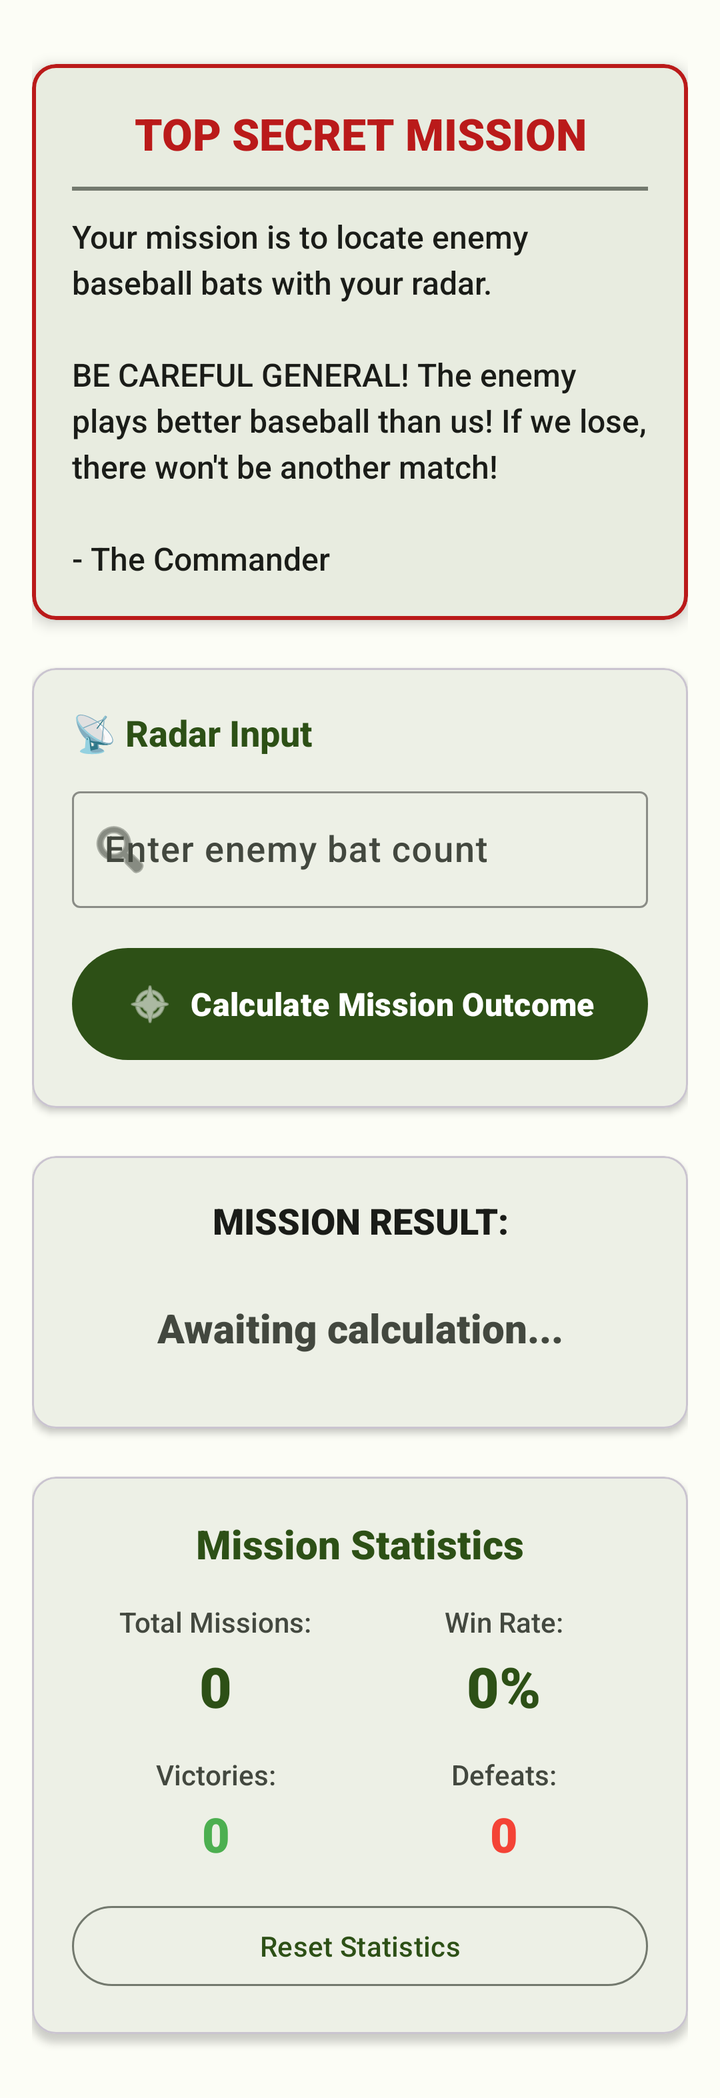
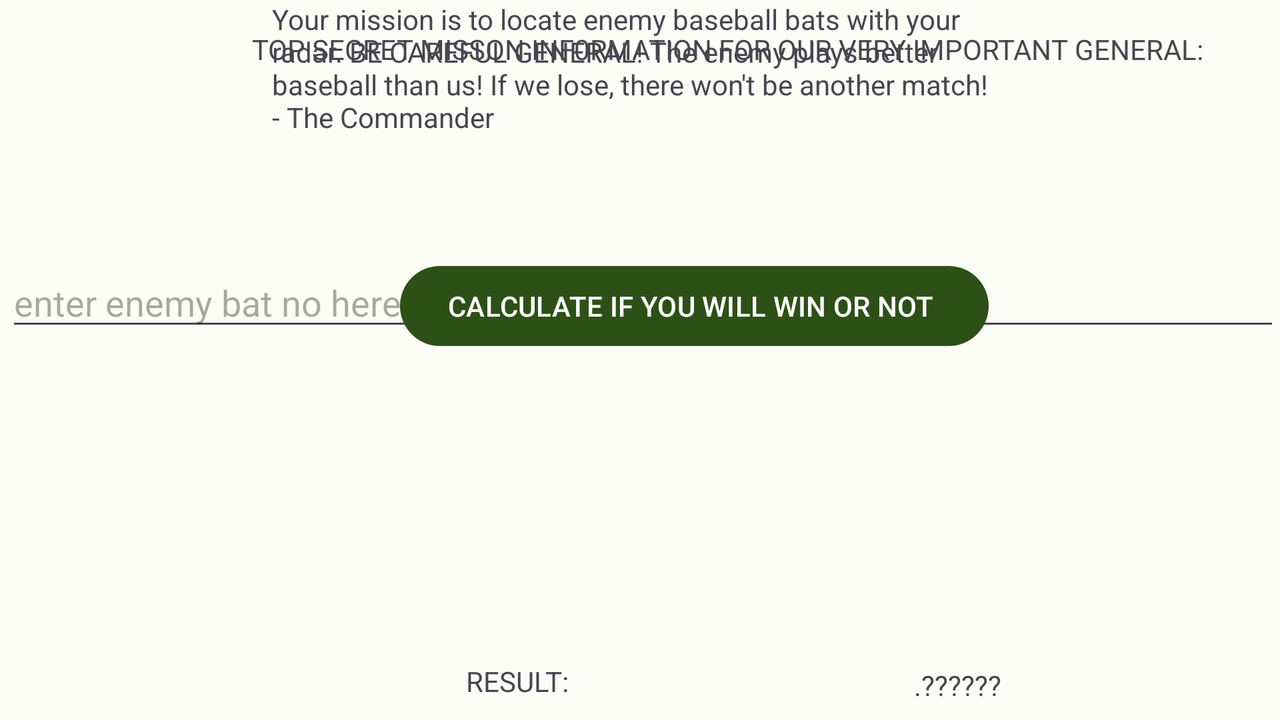

One screen, two layout resources from the same app: the default and the repository's alternative for another configuration. Each is rendered where Android would select it; the XML of both is given below.
<!-- AndroidManifest.xml: application theme Theme.General -->
<!-- res/layout/activity_main2.xml -->
<?xml version="1.0" encoding="utf-8"?>
<ScrollView xmlns:android="http://schemas.android.com/apk/res/android"
    xmlns:app="http://schemas.android.com/apk/res-auto"
    xmlns:tools="http://schemas.android.com/tools"
    android:layout_width="match_parent"
    android:layout_height="match_parent"
    android:background="?attr/colorSurface"
    android:fillViewport="true"
    tools:context=".MainActivity2">

    <androidx.constraintlayout.widget.ConstraintLayout
        android:layout_width="match_parent"
        android:layout_height="wrap_content"
        android:padding="16dp">

        <com.google.android.material.card.MaterialCardView
            android:id="@+id/missionCard"
            android:layout_width="0dp"
            android:layout_height="wrap_content"
            android:layout_marginTop="16dp"
            app:cardCornerRadius="12dp"
            app:cardElevation="4dp"
            app:layout_constraintEnd_toEndOf="parent"
            app:layout_constraintStart_toStartOf="parent"
            app:layout_constraintTop_toTopOf="parent"
            app:strokeColor="?attr/colorError"
            app:strokeWidth="2dp">

            <LinearLayout
                android:layout_width="match_parent"
                android:layout_height="wrap_content"
                android:orientation="vertical"
                android:padding="20dp">

                <TextView
                    android:id="@+id/missionTitle"
                    android:layout_width="match_parent"
                    android:layout_height="wrap_content"
                    android:fontFamily="sans-serif-black"
                    android:text="@string/mission_title"
                    android:textAlignment="center"
                    android:textColor="?attr/colorError"
                    android:textSize="22sp"
                    android:textStyle="bold" />

                <View
                    android:layout_width="match_parent"
                    android:layout_height="2dp"
                    android:layout_marginTop="12dp"
                    android:layout_marginBottom="12dp"
                    android:background="?attr/colorOutline" />

                <TextView
                    android:id="@+id/missionBriefing"
                    android:layout_width="match_parent"
                    android:layout_height="wrap_content"
                    android:fontFamily="sans-serif-medium"
                    android:lineSpacingExtra="4dp"
                    android:text="@string/mission_briefing"
                    android:textColor="?attr/colorOnSurface"
                    android:textSize="16sp" />
            </LinearLayout>
        </com.google.android.material.card.MaterialCardView>

        <com.google.android.material.card.MaterialCardView
            android:id="@+id/inputCard"
            android:layout_width="0dp"
            android:layout_height="wrap_content"
            android:layout_marginTop="24dp"
            app:cardCornerRadius="12dp"
            app:cardElevation="2dp"
            app:layout_constraintEnd_toEndOf="parent"
            app:layout_constraintStart_toStartOf="parent"
            app:layout_constraintTop_toBottomOf="@+id/missionCard">

            <LinearLayout
                android:layout_width="match_parent"
                android:layout_height="wrap_content"
                android:orientation="vertical"
                android:padding="20dp">

                <TextView
                    android:layout_width="match_parent"
                    android:layout_height="wrap_content"
                    android:fontFamily="sans-serif-medium"
                    android:text="📡 Radar Input"
                    android:textColor="?attr/colorPrimary"
                    android:textSize="18sp"
                    android:textStyle="bold" />

                <com.google.android.material.textfield.TextInputLayout
                    android:id="@+id/inputLayout"
                    style="@style/Widget.Material3.TextInputLayout.OutlinedBox"
                    android:layout_width="match_parent"
                    android:layout_height="wrap_content"
                    android:layout_marginTop="12dp"
                    android:hint="@string/input_hint"
                    app:boxStrokeColor="?attr/colorPrimary"
                    app:endIconMode="clear_text"
                    app:startIconDrawable="@android:drawable/ic_menu_search">

                    <com.google.android.material.textfield.TextInputEditText
                        android:id="@+id/inputNumber"
                        android:layout_width="match_parent"
                        android:layout_height="wrap_content"
                        android:fontFamily="sans-serif-medium"
                        android:inputType="number"
                        android:textSize="18sp" />
                </com.google.android.material.textfield.TextInputLayout>

                <com.google.android.material.button.MaterialButton
                    android:id="@+id/calculateButton"
                    android:layout_width="match_parent"
                    android:layout_height="64dp"
                    android:layout_marginTop="16dp"
                    android:fontFamily="sans-serif-black"
                    android:text="@string/calculate_button"
                    android:textSize="16sp"
                    app:cornerRadius="32dp"
                    app:icon="@android:drawable/ic_menu_compass"
                    app:iconGravity="textStart"
                    app:iconSize="24dp" />
            </LinearLayout>
        </com.google.android.material.card.MaterialCardView>

        <com.google.android.material.card.MaterialCardView
            android:id="@+id/resultCard"
            android:layout_width="0dp"
            android:layout_height="wrap_content"
            android:layout_marginTop="24dp"
            app:cardCornerRadius="12dp"
            app:cardElevation="2dp"
            app:layout_constraintEnd_toEndOf="parent"
            app:layout_constraintStart_toStartOf="parent"
            app:layout_constraintTop_toBottomOf="@+id/inputCard">

            <LinearLayout
                android:layout_width="match_parent"
                android:layout_height="wrap_content"
                android:orientation="vertical"
                android:padding="20dp">

                <TextView
                    android:id="@+id/resultLabel"
                    android:layout_width="match_parent"
                    android:layout_height="wrap_content"
                    android:fontFamily="sans-serif-black"
                    android:text="@string/result_label"
                    android:textAlignment="center"
                    android:textColor="?attr/colorOnSurface"
                    android:textSize="18sp"
                    android:textStyle="bold" />

                <TextView
                    android:id="@+id/resultText"
                    android:layout_width="match_parent"
                    android:layout_height="wrap_content"
                    android:layout_marginTop="12dp"
                    android:fontFamily="sans-serif-black"
                    android:minHeight="60dp"
                    android:padding="16dp"
                    android:text="@string/result_placeholder"
                    android:textAlignment="center"
                    android:textColor="?attr/colorOnSurfaceVariant"
                    android:textSize="20sp"
                    android:textStyle="bold" />
            </LinearLayout>
        </com.google.android.material.card.MaterialCardView>

        <com.google.android.material.card.MaterialCardView
            android:id="@+id/statsCard"
            android:layout_width="0dp"
            android:layout_height="wrap_content"
            android:layout_marginTop="24dp"
            android:layout_marginBottom="16dp"
            app:cardCornerRadius="12dp"
            app:cardElevation="2dp"
            app:layout_constraintBottom_toBottomOf="parent"
            app:layout_constraintEnd_toEndOf="parent"
            app:layout_constraintStart_toStartOf="parent"
            app:layout_constraintTop_toBottomOf="@+id/resultCard">

            <LinearLayout
                android:layout_width="match_parent"
                android:layout_height="wrap_content"
                android:orientation="vertical"
                android:padding="20dp">

                <TextView
                    android:layout_width="match_parent"
                    android:layout_height="wrap_content"
                    android:fontFamily="sans-serif-black"
                    android:text="@string/statistics_title"
                    android:textAlignment="center"
                    android:textColor="?attr/colorPrimary"
                    android:textSize="20sp"
                    android:textStyle="bold" />

                <LinearLayout
                    android:layout_width="match_parent"
                    android:layout_height="wrap_content"
                    android:layout_marginTop="16dp"
                    android:orientation="horizontal"
                    android:weightSum="2">

                    <LinearLayout
                        android:layout_width="0dp"
                        android:layout_height="wrap_content"
                        android:layout_weight="1"
                        android:gravity="center"
                        android:orientation="vertical">

                        <TextView
                            android:layout_width="wrap_content"
                            android:layout_height="wrap_content"
                            android:fontFamily="sans-serif-medium"
                            android:text="@string/total_missions"
                            android:textColor="?attr/colorOnSurfaceVariant"
                            android:textSize="14sp" />

                        <TextView
                            android:id="@+id/totalMissions"
                            android:layout_width="wrap_content"
                            android:layout_height="wrap_content"
                            android:layout_marginTop="4dp"
                            android:fontFamily="sans-serif-black"
                            android:text="0"
                            android:textColor="?attr/colorPrimary"
                            android:textSize="28sp"
                            android:textStyle="bold" />
                    </LinearLayout>

                    <LinearLayout
                        android:layout_width="0dp"
                        android:layout_height="wrap_content"
                        android:layout_weight="1"
                        android:gravity="center"
                        android:orientation="vertical">

                        <TextView
                            android:layout_width="wrap_content"
                            android:layout_height="wrap_content"
                            android:fontFamily="sans-serif-medium"
                            android:text="@string/win_rate"
                            android:textColor="?attr/colorOnSurfaceVariant"
                            android:textSize="14sp" />

                        <TextView
                            android:id="@+id/winRate"
                            android:layout_width="wrap_content"
                            android:layout_height="wrap_content"
                            android:layout_marginTop="4dp"
                            android:fontFamily="sans-serif-black"
                            android:text="0%"
                            android:textColor="?attr/colorPrimary"
                            android:textSize="28sp"
                            android:textStyle="bold" />
                    </LinearLayout>
                </LinearLayout>

                <LinearLayout
                    android:layout_width="match_parent"
                    android:layout_height="wrap_content"
                    android:layout_marginTop="16dp"
                    android:orientation="horizontal"
                    android:weightSum="2">

                    <LinearLayout
                        android:layout_width="0dp"
                        android:layout_height="wrap_content"
                        android:layout_weight="1"
                        android:gravity="center"
                        android:orientation="vertical">

                        <TextView
                            android:layout_width="wrap_content"
                            android:layout_height="wrap_content"
                            android:fontFamily="sans-serif-medium"
                            android:text="@string/victories"
                            android:textColor="?attr/colorOnSurfaceVariant"
                            android:textSize="14sp" />

                        <TextView
                            android:id="@+id/victories"
                            android:layout_width="wrap_content"
                            android:layout_height="wrap_content"
                            android:layout_marginTop="4dp"
                            android:fontFamily="sans-serif-black"
                            android:text="0"
                            android:textColor="@color/success_green"
                            android:textSize="24sp"
                            android:textStyle="bold" />
                    </LinearLayout>

                    <LinearLayout
                        android:layout_width="0dp"
                        android:layout_height="wrap_content"
                        android:layout_weight="1"
                        android:gravity="center"
                        android:orientation="vertical">

                        <TextView
                            android:layout_width="wrap_content"
                            android:layout_height="wrap_content"
                            android:fontFamily="sans-serif-medium"
                            android:text="@string/defeats"
                            android:textColor="?attr/colorOnSurfaceVariant"
                            android:textSize="14sp" />

                        <TextView
                            android:id="@+id/defeats"
                            android:layout_width="wrap_content"
                            android:layout_height="wrap_content"
                            android:layout_marginTop="4dp"
                            android:fontFamily="sans-serif-black"
                            android:text="0"
                            android:textColor="@color/warning_red"
                            android:textSize="24sp"
                            android:textStyle="bold" />
                    </LinearLayout>
                </LinearLayout>

                <com.google.android.material.button.MaterialButton
                    android:id="@+id/resetStatsButton"
                    style="@style/Widget.Material3.Button.OutlinedButton"
                    android:layout_width="match_parent"
                    android:layout_height="wrap_content"
                    android:layout_marginTop="16dp"
                    android:fontFamily="sans-serif-medium"
                    android:text="@string/reset_stats"
                    android:textSize="14sp"
                    app:cornerRadius="20dp" />
            </LinearLayout>
        </com.google.android.material.card.MaterialCardView>

    </androidx.constraintlayout.widget.ConstraintLayout>
</ScrollView>
<!-- resources referenced by this layout -->
<resources>
  <color name="success_green">#4CAF50</color>
  <color name="warning_red">#F44336</color>
  <string name="calculate_button">Calculate Mission Outcome</string>
  <string name="defeats">Defeats:</string>
  <string name="input_hint">Enter enemy bat count</string>
  <string name="mission_briefing">Your mission is to locate enemy baseball bats with your radar.\n\nBE CAREFUL GENERAL! The enemy plays better baseball than us! If we lose, there won\'t be another match!\n\n- The Commander</string>
  <string name="mission_title">TOP SECRET MISSION</string>
  <string name="reset_stats">Reset Statistics</string>
  <string name="result_label">MISSION RESULT:</string>
  <string name="result_placeholder">Awaiting calculation...</string>
  <string name="statistics_title">Mission Statistics</string>
  <string name="total_missions">Total Missions:</string>
  <string name="victories">Victories:</string>
  <string name="win_rate">Win Rate:</string>
  <color name="md_theme_light_primary">#2D5016</color>
  <color name="md_theme_light_onPrimary">#FFFFFF</color>
  <color name="md_theme_light_primaryContainer">#AED98E</color>
  <color name="md_theme_light_onPrimaryContainer">#002200</color>
  <color name="md_theme_light_secondary">#55624C</color>
  <color name="md_theme_light_onSecondary">#FFFFFF</color>
  <color name="md_theme_light_secondaryContainer">#D8E7CB</color>
  <color name="md_theme_light_onSecondaryContainer">#131F0D</color>
  <color name="md_theme_light_tertiary">#386666</color>
  <color name="md_theme_light_onTertiary">#FFFFFF</color>
  <color name="md_theme_light_tertiaryContainer">#BCEBEB</color>
  <color name="md_theme_light_onTertiaryContainer">#002020</color>
  <color name="md_theme_light_error">#BA1A1A</color>
  <color name="md_theme_light_errorContainer">#FFDAD6</color>
  <color name="md_theme_light_onError">#FFFFFF</color>
  <color name="md_theme_light_onErrorContainer">#410002</color>
  <color name="md_theme_light_background">#FCFDF6</color>
  <color name="md_theme_light_onBackground">#1A1C18</color>
  <color name="md_theme_light_surface">#FCFDF6</color>
  <color name="md_theme_light_onSurface">#1A1C18</color>
  <color name="md_theme_light_surfaceVariant">#DFE4D7</color>
  <color name="md_theme_light_onSurfaceVariant">#43483F</color>
  <color name="md_theme_light_outline">#73796E</color>
  <!-- some entries are left out for length -->
</resources>
<!-- res/layout-land/activity_main2.xml (the repository's variant of the layout above) -->
<!-- drawn on the phone turned sideways -->
<?xml version="1.0" encoding="utf-8"?>
<RelativeLayout xmlns:android="http://schemas.android.com/apk/res/android"
    xmlns:app="http://schemas.android.com/apk/res-auto"
    xmlns:tools="http://schemas.android.com/tools"
    android:layout_width="match_parent"
    android:layout_height="match_parent"
    tools:context=".MainActivity">

    <com.google.android.material.textfield.TextInputEditText
        android:id="@+id/inputNumber3"
        android:layout_width="match_parent"
        android:layout_height="wrap_content"
        android:layout_alignParentStart="true"
        android:layout_alignParentTop="true"
        android:layout_marginStart="3dp"
        android:layout_marginTop="129dp"
        android:hint="enter enemy bat no here" />

    <TextView
        android:id="@+id/textView10"
        android:layout_width="wrap_content"
        android:layout_height="wrap_content"
        android:layout_alignParentStart="true"
        android:layout_alignParentTop="true"
        android:layout_centerHorizontal="true"
        android:layout_marginStart="126dp"
        android:layout_marginTop="15dp"
        android:text="TOP SECRET MISSON INF0RMATION FOR OUR VERY IMPORTANT GENERAL: "
        app:layout_constraintBottom_toBottomOf="parent"
        app:layout_constraintEnd_toEndOf="parent"
        app:layout_constraintHorizontal_bias="0.0"
        app:layout_constraintStart_toStartOf="parent"
        app:layout_constraintTop_toTopOf="parent"
        app:layout_constraintVertical_bias="0.044" />

    <TextView
        android:id="@+id/textView11"
        android:layout_width="368dp"
        android:layout_height="75dp"
        android:layout_alignParentBottom="true"
        android:layout_centerHorizontal="true"
        android:layout_marginEnd="16dp"
        android:layout_marginBottom="294dp"
        android:text="Your mission is to locate enemy baseball bats with your radar. BE CAREFUL GENERAL! The enemy plays better baseball than us! If we lose, there won't be another match!  - The Commander"
        app:layout_constraintEnd_toEndOf="parent"
        tools:layout_editor_absoluteY="90dp" />

    <Button
        android:id="@+id/button4"
        android:layout_width="wrap_content"
        android:layout_height="wrap_content"
        android:layout_alignParentStart="true"
        android:layout_alignParentBottom="true"
        android:layout_centerInParent="true"
        android:layout_marginStart="200dp"
        android:layout_marginBottom="183dp"
        android:text="CALCULATE IF YOU WILL WIN OR NOT "
        app:layout_constraintEnd_toEndOf="parent"
        app:layout_constraintStart_toStartOf="parent"
        tools:layout_editor_absoluteY="359dp" />

    <TextView
        android:id="@+id/textView12"
        android:layout_width="wrap_content"
        android:layout_height="wrap_content"
        android:layout_alignParentStart="true"
        android:layout_alignParentTop="true"
        android:layout_marginStart="233dp"
        android:layout_marginTop="331dp"
        android:text="RESULT:"
        tools:layout_editor_absoluteX="60dp"
        tools:layout_editor_absoluteY="472dp" />

    <TextView
        android:id="@+id/textView13"
        android:layout_width="wrap_content"
        android:layout_height="wrap_content"
        android:layout_alignParentStart="true"
        android:layout_alignParentTop="true"
        android:layout_marginStart="457dp"
        android:layout_marginTop="333dp"
        android:text=".??????"
        tools:layout_editor_absoluteX="245dp"
        tools:layout_editor_absoluteY="472dp" />
</RelativeLayout>
<!-- resources referenced by the variant -->
<!-- as the phone turned sideways resolves them -->
<resources>
  <style name="Theme.General" parent="Theme.Material3.DayNight">
          <item name="colorPrimary">@color/md_theme_light_primary</item>
          <item name="colorOnPrimary">@color/md_theme_light_onPrimary</item>
          <item name="colorPrimaryContainer">@color/md_theme_light_primaryContainer</item>
          <item name="colorOnPrimaryContainer">@color/md_theme_light_onPrimaryContainer</item>
          <item name="colorSecondary">@color/md_theme_light_secondary</item>
          <item name="colorOnSecondary">@color/md_theme_light_onSecondary</item>
          <item name="colorSecondaryContainer">@color/md_theme_light_secondaryContainer</item>
          <item name="colorOnSecondaryContainer">@color/md_theme_light_onSecondaryContainer</item>
          <item name="colorTertiary">@color/md_theme_light_tertiary</item>
          <item name="colorOnTertiary">@color/md_theme_light_onTertiary</item>
          <item name="colorTertiaryContainer">@color/md_theme_light_tertiaryContainer</item>
          <item name="colorOnTertiaryContainer">@color/md_theme_light_onTertiaryContainer</item>
          <item name="colorError">@color/md_theme_light_error</item>
          <item name="colorErrorContainer">@color/md_theme_light_errorContainer</item>
          <item name="colorOnError">@color/md_theme_light_onError</item>
          <item name="colorOnErrorContainer">@color/md_theme_light_onErrorContainer</item>
          <item name="android:colorBackground">@color/md_theme_light_background</item>
          <item name="colorOnBackground">@color/md_theme_light_onBackground</item>
          <item name="colorSurface">@color/md_theme_light_surface</item>
          <item name="colorOnSurface">@color/md_theme_light_onSurface</item>
          <item name="colorSurfaceVariant">@color/md_theme_light_surfaceVariant</item>
          <item name="colorOnSurfaceVariant">@color/md_theme_light_onSurfaceVariant</item>
          <item name="colorOutline">@color/md_theme_light_outline</item>
          <item name="android:statusBarColor">@color/md_theme_light_primary</item>
          <item name="android:navigationBarColor">@color/md_theme_light_surface</item>
      </style>
  <color name="md_theme_light_primary">#2D5016</color>
  <color name="md_theme_light_onPrimary">#FFFFFF</color>
  <color name="md_theme_light_primaryContainer">#AED98E</color>
  <color name="md_theme_light_onPrimaryContainer">#002200</color>
  <color name="md_theme_light_secondary">#55624C</color>
  <color name="md_theme_light_onSecondary">#FFFFFF</color>
  <color name="md_theme_light_secondaryContainer">#D8E7CB</color>
  <color name="md_theme_light_onSecondaryContainer">#131F0D</color>
  <color name="md_theme_light_tertiary">#386666</color>
  <color name="md_theme_light_onTertiary">#FFFFFF</color>
  <color name="md_theme_light_tertiaryContainer">#BCEBEB</color>
  <color name="md_theme_light_onTertiaryContainer">#002020</color>
  <color name="md_theme_light_error">#BA1A1A</color>
  <color name="md_theme_light_errorContainer">#FFDAD6</color>
  <color name="md_theme_light_onError">#FFFFFF</color>
  <color name="md_theme_light_onErrorContainer">#410002</color>
  <color name="md_theme_light_background">#FCFDF6</color>
  <color name="md_theme_light_onBackground">#1A1C18</color>
  <color name="md_theme_light_surface">#FCFDF6</color>
  <color name="md_theme_light_onSurface">#1A1C18</color>
  <color name="md_theme_light_surfaceVariant">#DFE4D7</color>
  <color name="md_theme_light_onSurfaceVariant">#43483F</color>
  <color name="md_theme_light_outline">#73796E</color>
</resources>
